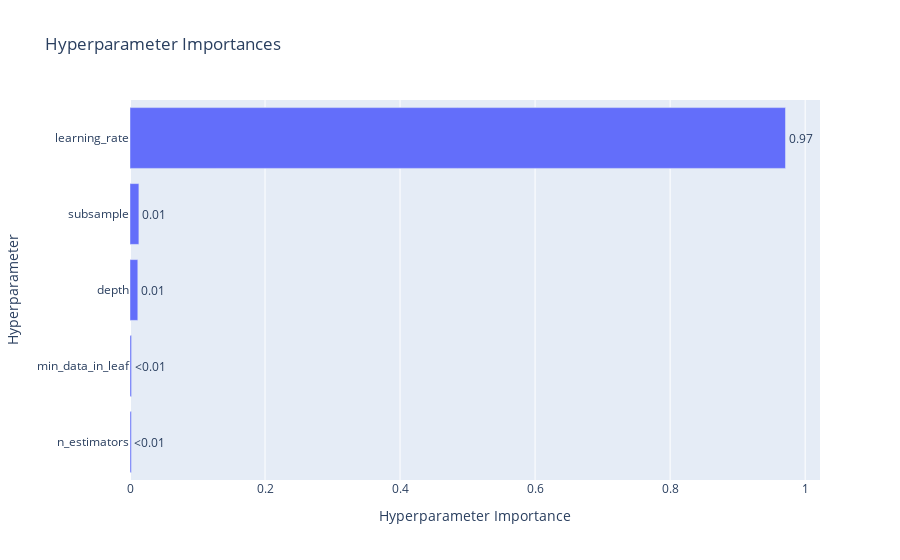

Notebook cell for this chart:
### Code cell
# 하이퍼파라미터별 중요도를 확인할 수 있는 그래프
optuna.visualization.plot_param_importances(study_cat_encoded)

### Figure 1 — Plotly figure (JSON) as saved in the notebook; plotly's stock layout.template omitted (floating-point values rounded to 4 significant figures)
{"data": [{"cliponaxis": false, "hovertemplate": ["n_estimators (IntDistribution): 0.002065531213191452<extra></extra>", "min_data_in_leaf (IntDistribution): 0.0023099561301394345<extra></extra>", "depth (IntDistribution): 0.011570028612517269<extra></extra>", "subsample (FloatDistribution): 0.013167331145141067<extra></extra>", "learning_rate (FloatDistribution): 0.970887152899011<extra></extra>"], "name": "Objective Value", "orientation": "h", "text": ["<0.01", "<0.01", "0.01", "0.01", "0.97"], "textposition": "outside", "type": "bar", "x": [0.002066, 0.00231, 0.01157, 0.01317, 0.9709], "y": ["n_estimators", "min_data_in_leaf", "depth", "subsample", "learning_rate"]}], "layout": {"title": {"text": "Hyperparameter Importances"}, "xaxis": {"title": {"text": "Hyperparameter Importance"}}, "yaxis": {"title": {"text": "Hyperparameter"}}}}
